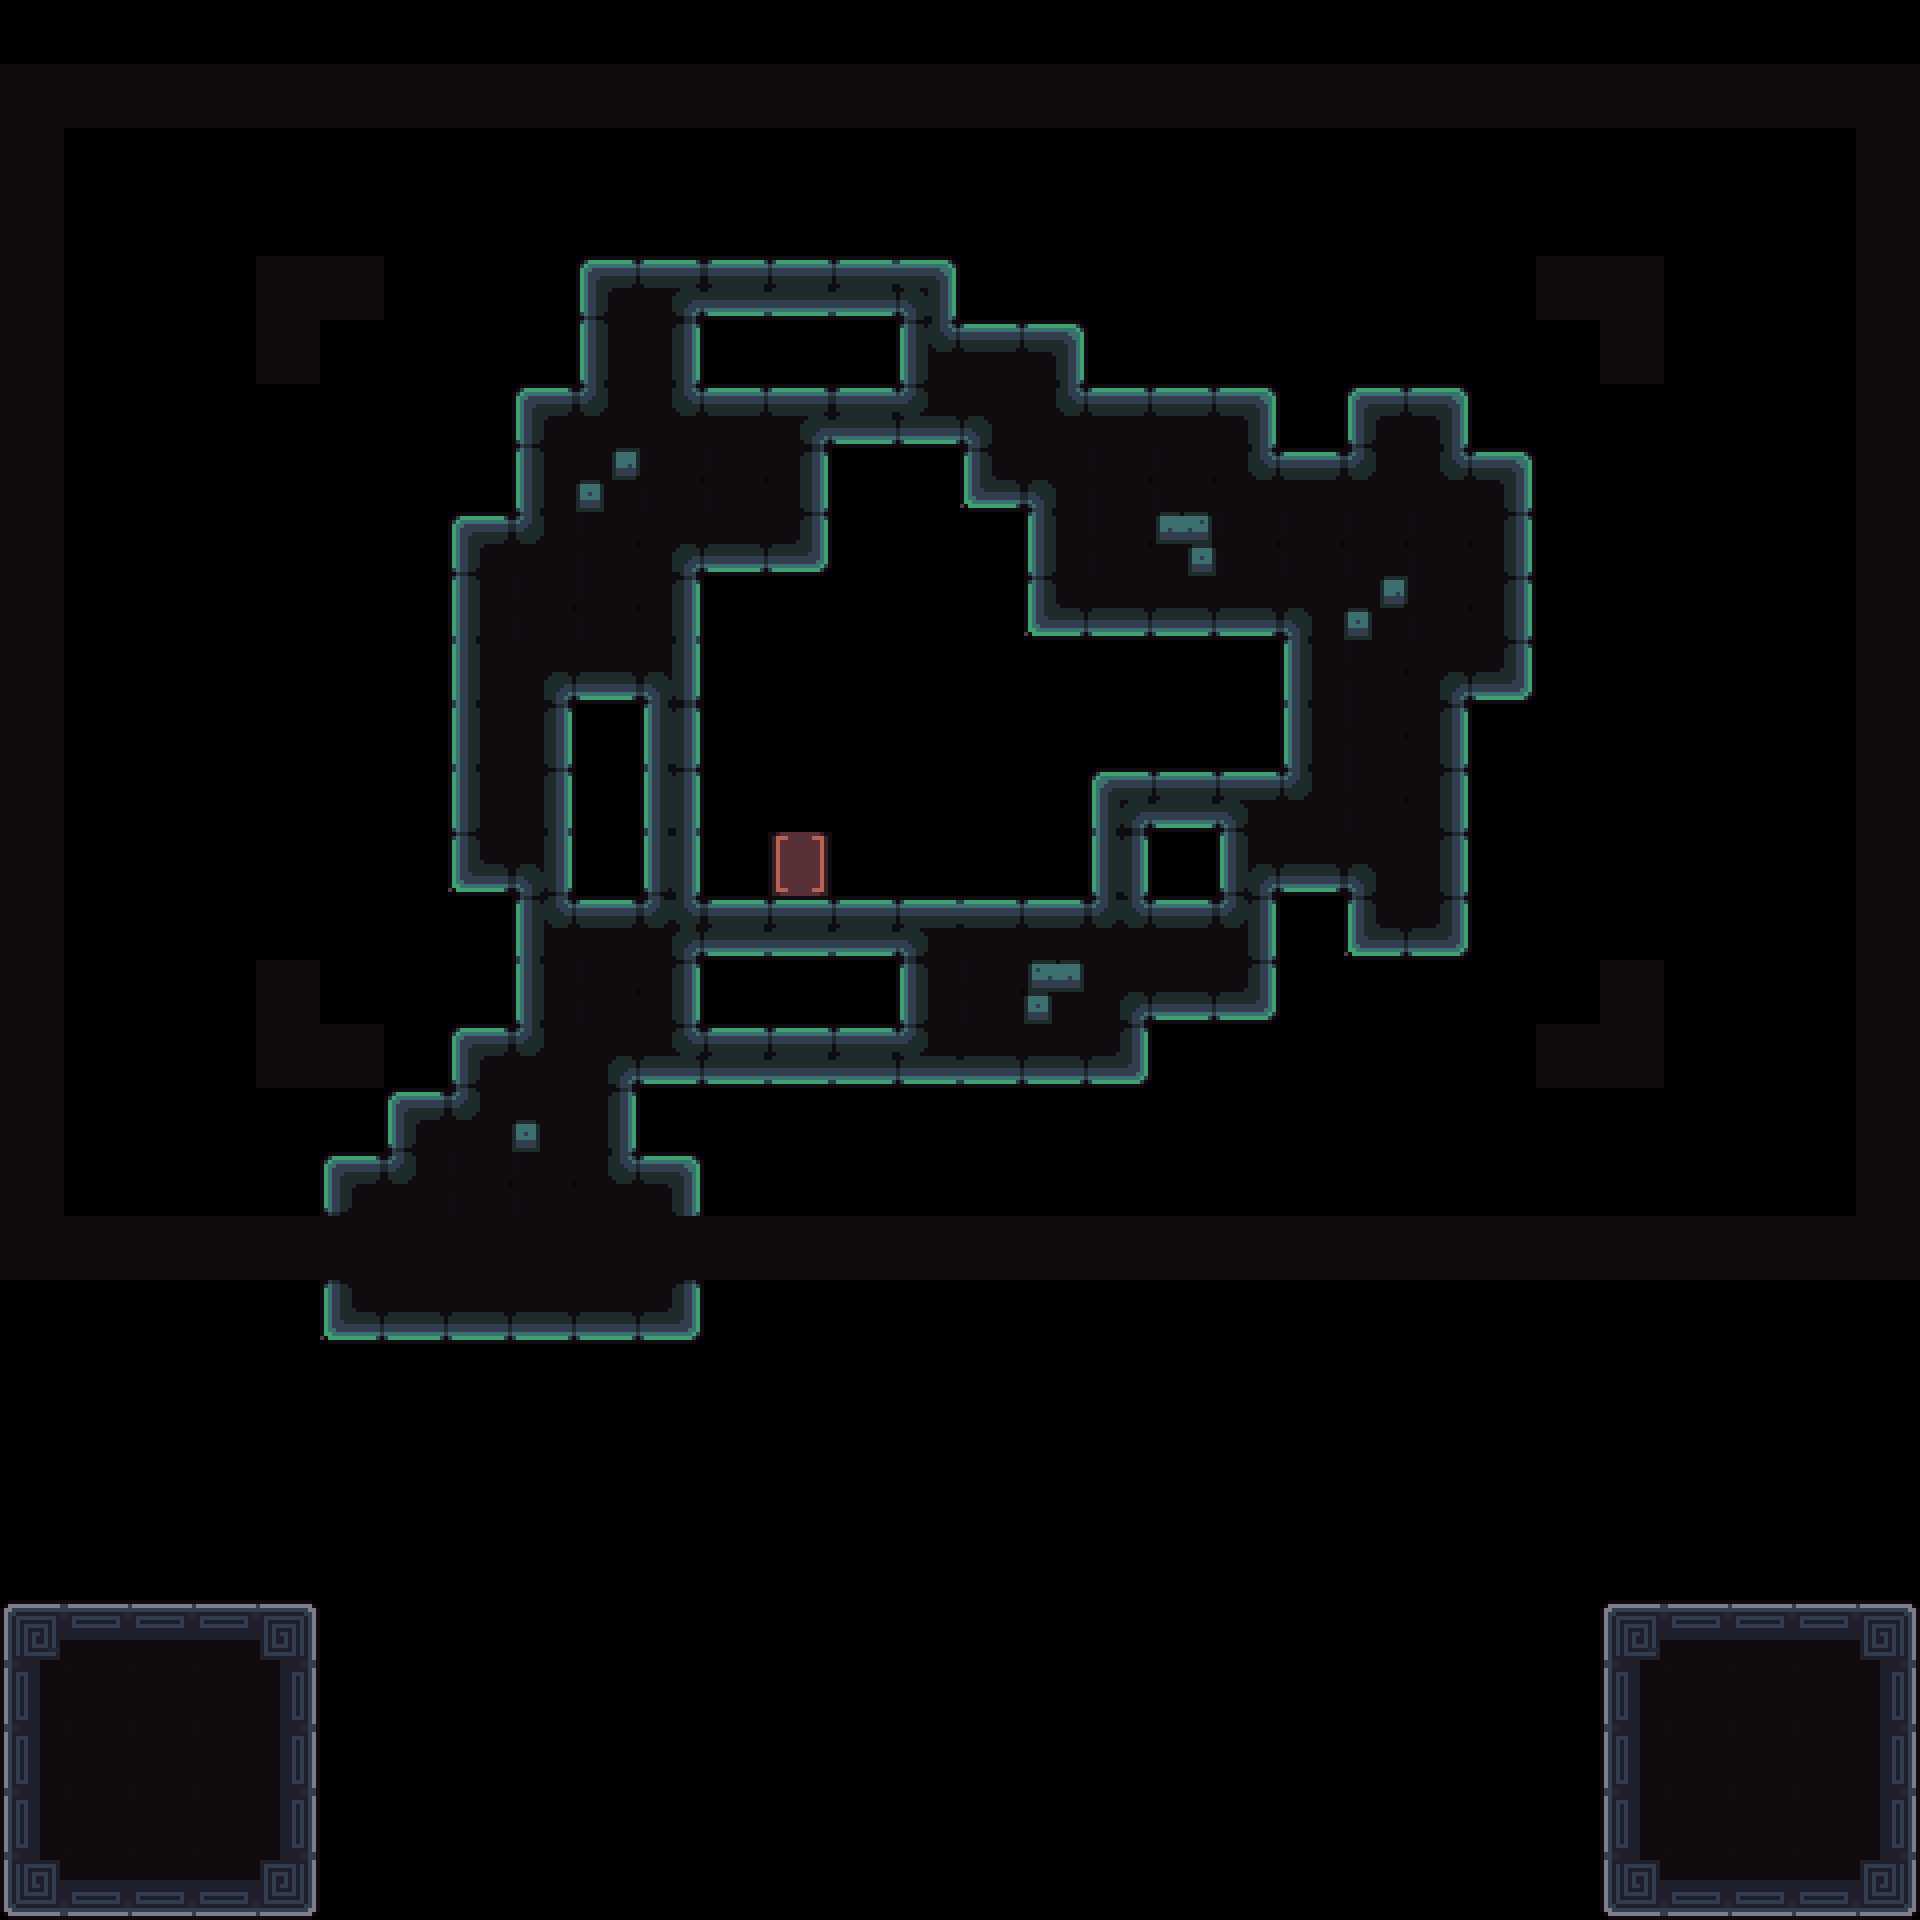

A 2D game scene composited from a Tiled map and its tileset images. What follows is a short description and the map's XML, with each tile layer's data collapsed to a summary:
An orthogonal 30x30 tile map with 64x64 px tiles, 4 tile layers (Decoration, Main, Exit, Border) and 18 objects (10x Spike, 2x 1, Camera1, Camera2, Win, ...).

<map version="1.10" tiledversion="1.11.2" orientation="orthogonal" renderorder="right-down" width="30" height="30" tilewidth="64" tileheight="64" infinite="0" nextlayerid="8" nextobjectid="137">
 <tileset firstgid="1" source="../tilesets/tileset_d.tsx" />
 <objectgroup id="4" name="Triggers">
  <object id="23" name="Camera1" x="960" y="672">
   <point />
  </object>
  <object id="24" name="Camera2" x="704" y="480">
   <point />
  </object>
  <object id="28" name="Win" x="0" y="64" width="1920" height="1216" />
  <object id="29" name="Unactive" x="0" y="1600" width="320" height="320" />
  <object id="133" name="Data" type="1" x="0" y="0" width="63.6932" height="63.6932">
   <properties>
    <property name="bg" value="green" />
    <property name="level_number" type="int" value="12" />
    <property name="level_unlock" value="9, 11, 13, 26" />
   </properties>
  </object>
 </objectgroup>
 <layer id="3" name="Decoration" width="30" height="30">
  <data>[900 cells, 2 non-empty, 2 distinct tile ids]</data>
 </layer>
 <layer id="7" name="Main" width="30" height="30">
  <data>[900 cells, 183 non-empty, 29 distinct tile ids]</data>
 </layer>
 <layer id="6" name="Exit" width="30" height="30">
  <data>[900 cells, 19 non-empty, 10 distinct tile ids]</data>
 </layer>
 <objectgroup id="2" name="Entities">
  <object id="106" name="Player0" type="1" x="1152" y="704" width="63.6932" height="63.6932" />
  <object id="107" name="Box" x="896" y="704" width="62.4743" height="62.4743" />
  <object id="109" name="Battery" x="768" y="832" width="63.6932" height="63.6932" />
  <object id="112" name="Spike" x="576" y="832" width="63.5" height="63.5" />
  <object id="135" name="Spike" x="576" y="768" width="63.5" height="63.5" />
  <object id="136" name="Spike" x="576" y="704" width="63.5" height="63.5" />
  <object id="131" name="Spike" x="1152" y="832" width="63.5" height="63.5" />
  <object id="125" name="Spike" x="832" y="960" width="63.5" height="63.5" />
  <object id="114" name="Spike" x="768" y="320" width="63.5" height="63.5" />
  <object id="128" name="Spike" x="768" y="960" width="63.5" height="63.5" />
  <object id="129" name="Spike" x="704" y="960" width="63.5" height="63.5" />
  <object id="130" name="Spike" x="704" y="320" width="63.5" height="63.5" />
  <object id="134" name="Spike" x="832" y="320" width="63.5" height="63.5" />
 </objectgroup>
 <layer id="1" name="Border" width="30" height="30">
  <data>[900 cells, 106 non-empty, 1 distinct tile ids]</data>
 </layer>
</map>
